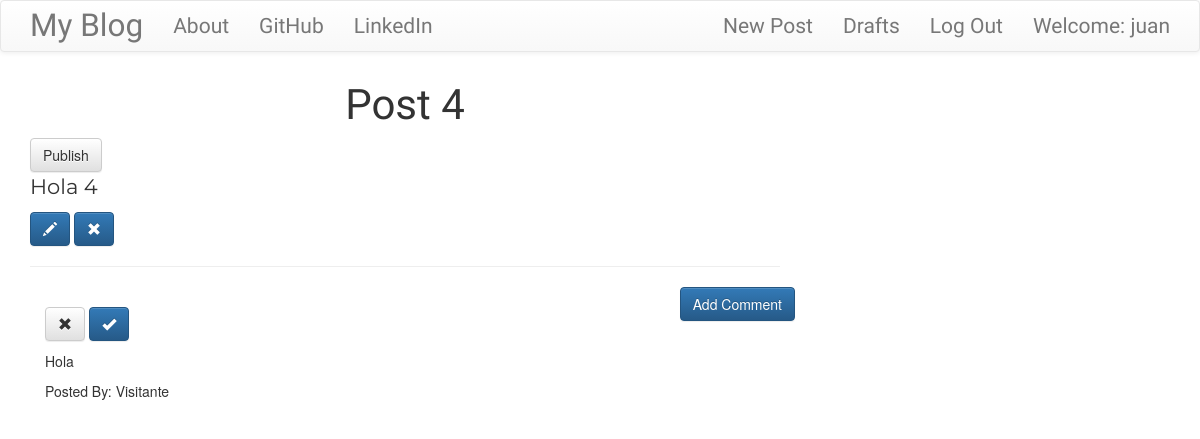
The app's page /post7 (signed in), older data.
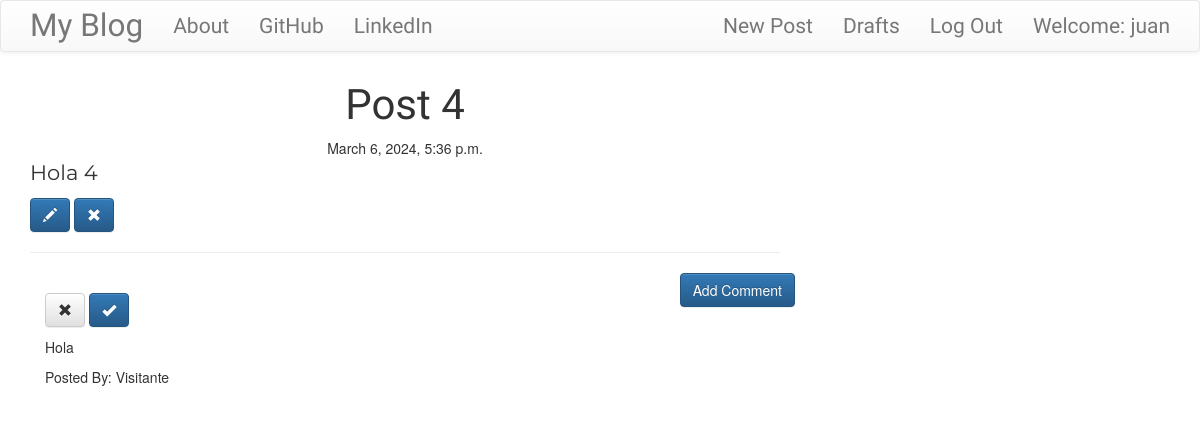
The same page, newer data.
### blog/models.py (models this page shows, shortened)
class Post(models.Model):
    author = models.ForeignKey('auth.User', on_delete=models.CASCADE,)
    title = models.CharField(max_length=200)
    text =models.TextField()
    created_date = models.DateTimeField(default=timezone.now)
    published_date = models.DateTimeField(blank=True,null=True)

### blog/views.py (the view)
# urls.py: path('post<int:pk>', views.PostDetailView.as_view(), name='post_detail'),
class PostDetailView(DetailView):
    model = Post

### blog/templates/blog/post_detail.html (shortened to what this page needs)
{% extends "blog/base.html"%}
{% block content %}
    <h1 class="posttitle loader">{{post.title}}</h1>
    {% if post.published_date %}
      <div class="date postdate">
        {{ post.published_date}}
      </div>
    {% else %}
      <a class="btn btn-default" href="{% url 'post_publish' pk=post.pk %}">Publish</a>
    {% endif %}
    <p class='postcontent'>{{post.text|safe|linebreaksbr}}</p>
    {% if user.is_authenticated %}
      <a class="btn btn-primary" href="{% url 'post_edit' pk=post.pk %}">
        <span class='glyphicon glyphicon-pencil'></span>
      </a>
      <a class="btn btn-primary" href="{% url 'post_remove' pk=post.pk %}">
        <span class='glyphicon glyphicon-remove'></span>
      </a>
    {% endif %}
  <hr>
  <a class="btn btn-primary btn-comment" href="{% url 'add_comment_to_post' pk=post.pk %}">Add Comment</a>
  <div class="container">
    {% for comment in post.comments.all %}
    <br>
      {% if user.is_authenticated or comment.approve_comment %}
          {% if not comment.approve_comment%}
              <a class="btn btn-default" href="{% url 'comment_remove' pk=comment.pk %}">
                <span class='glyphicon glyphicon-remove'></span>
              </a>
              <a class="btn btn-primary" href="{% url 'comment_approve' pk=comment.pk %}">
                <span class='glyphicon glyphicon-ok'></span>
              </a>
          {% endif %}
          <p>{{comment.text|safe|linebreaks}}</p>
          <p>Posted By: {{comment.author}} </p>
      {% endif %}
      {% empty %}
      <p>No Comments!</p>
    {% endfor %}
  </div>
{% endblock %}

Row changes from the older to the newer data that the page shows:
changed Post "Post 4": published_date (not shown) → "March 6, 2024, 5:36 p.m."
Text that changed along with them:
text no longer shown: "Publish"
